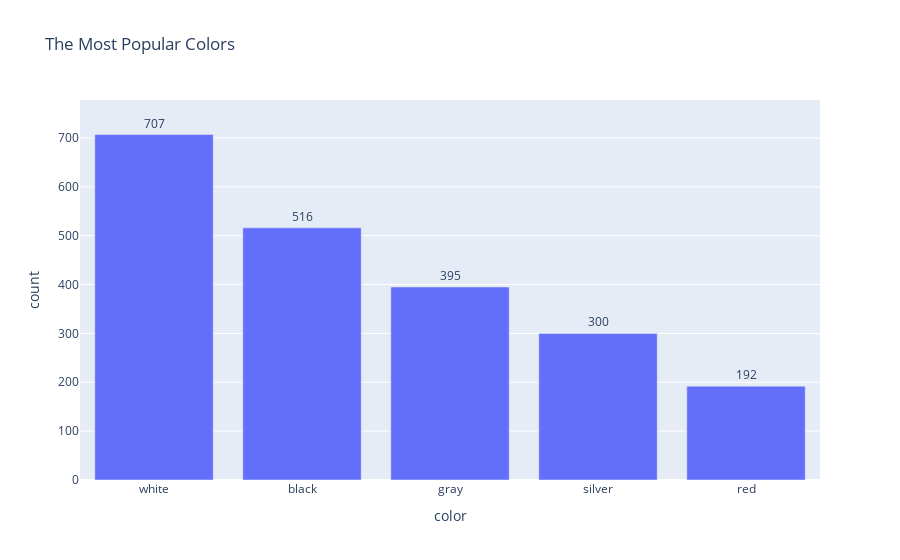

This figure's notebook cell:
### Markdown cell above
### The most popular colors

### Code cell
color_of_car = car_data.groupby('color')['vin'].count().reset_index().sort_values('vin',ascending = False).head(5)
color_of_car = color_of_car.rename(columns = {'vin':'count'})
fig = px.bar(color_of_car, x='color', y='count',title='The Most Popular Colors')
# Update the bar chart to move labels outside
fig.update_traces(texttemplate='%{y}', textposition='outside')
# Adjust the layout to make room for the labels
fig.update_layout(
    uniformtext_minsize=8,
    uniformtext_mode='hide',
    yaxis_range=[0, max(color_of_car['count']) * 1.1]  # Extend y-axis range by 10%
)
fig.show()

### Figure 1 — Plotly figure (JSON) as saved in the notebook; plotly's stock layout.template omitted (floating-point values rounded to 4 significant figures)
{"data": [{"alignmentgroup": "True", "hovertemplate": "color=%{x}<br>count=%{y}<extra></extra>", "legendgroup": "", "marker": {"color": "#636efa", "pattern": {"shape": ""}}, "name": "", "offsetgroup": "", "orientation": "v", "showlegend": false, "textposition": "outside", "texttemplate": "%{y}", "type": "bar", "x": ["white", "black", "gray", "silver", "red"], "xaxis": "x", "y": [707, 516, 395, 300, 192], "yaxis": "y"}], "layout": {"barmode": "relative", "legend": {"tracegroupgap": 0}, "title": {"text": "The Most Popular Colors"}, "uniformtext": {"minsize": 8, "mode": "hide"}, "xaxis": {"anchor": "y", "domain": [0, 1], "title": {"text": "color"}}, "yaxis": {"anchor": "x", "domain": [0, 1], "range": [0, 777.7], "title": {"text": "count"}}}}
